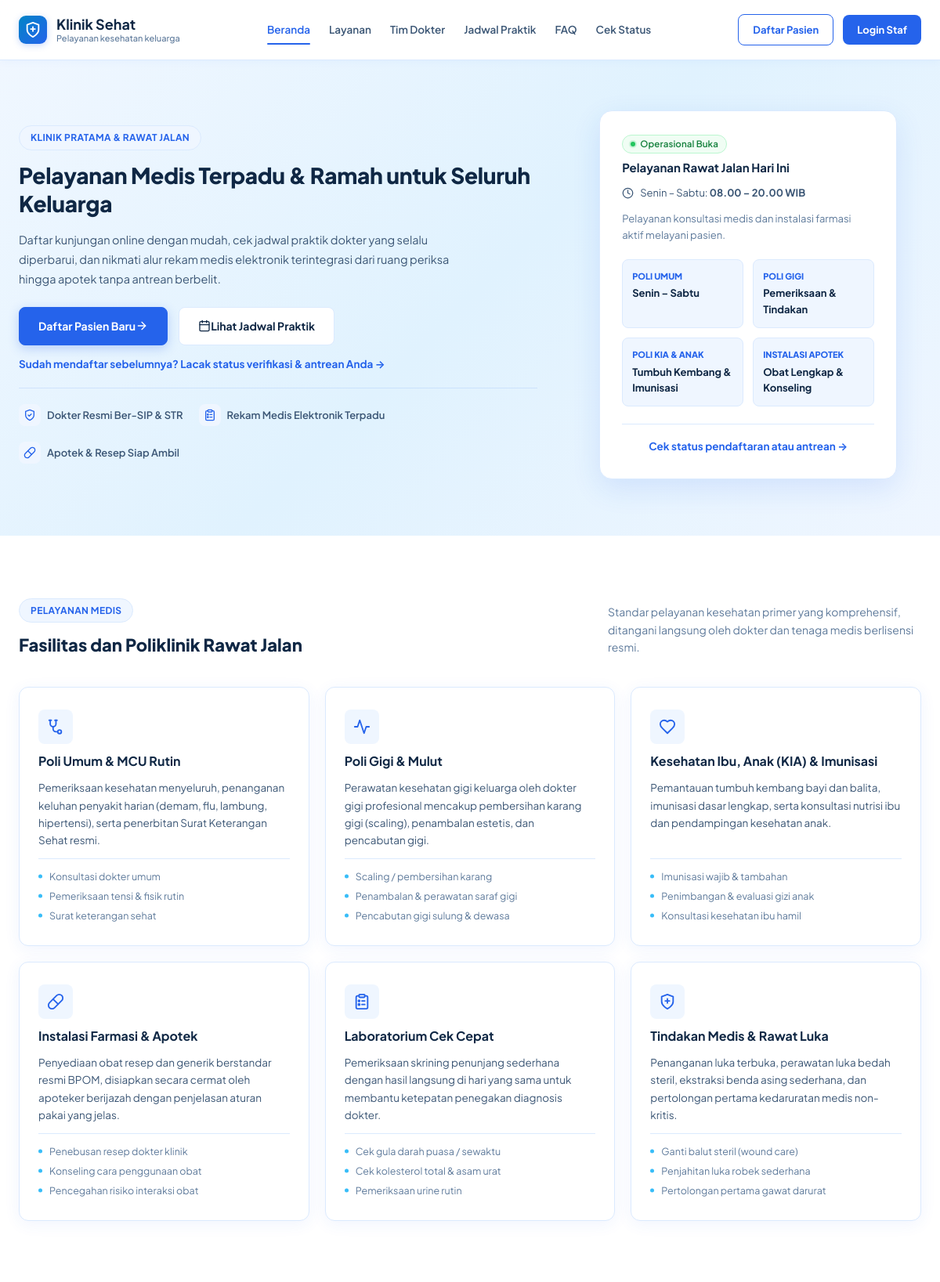
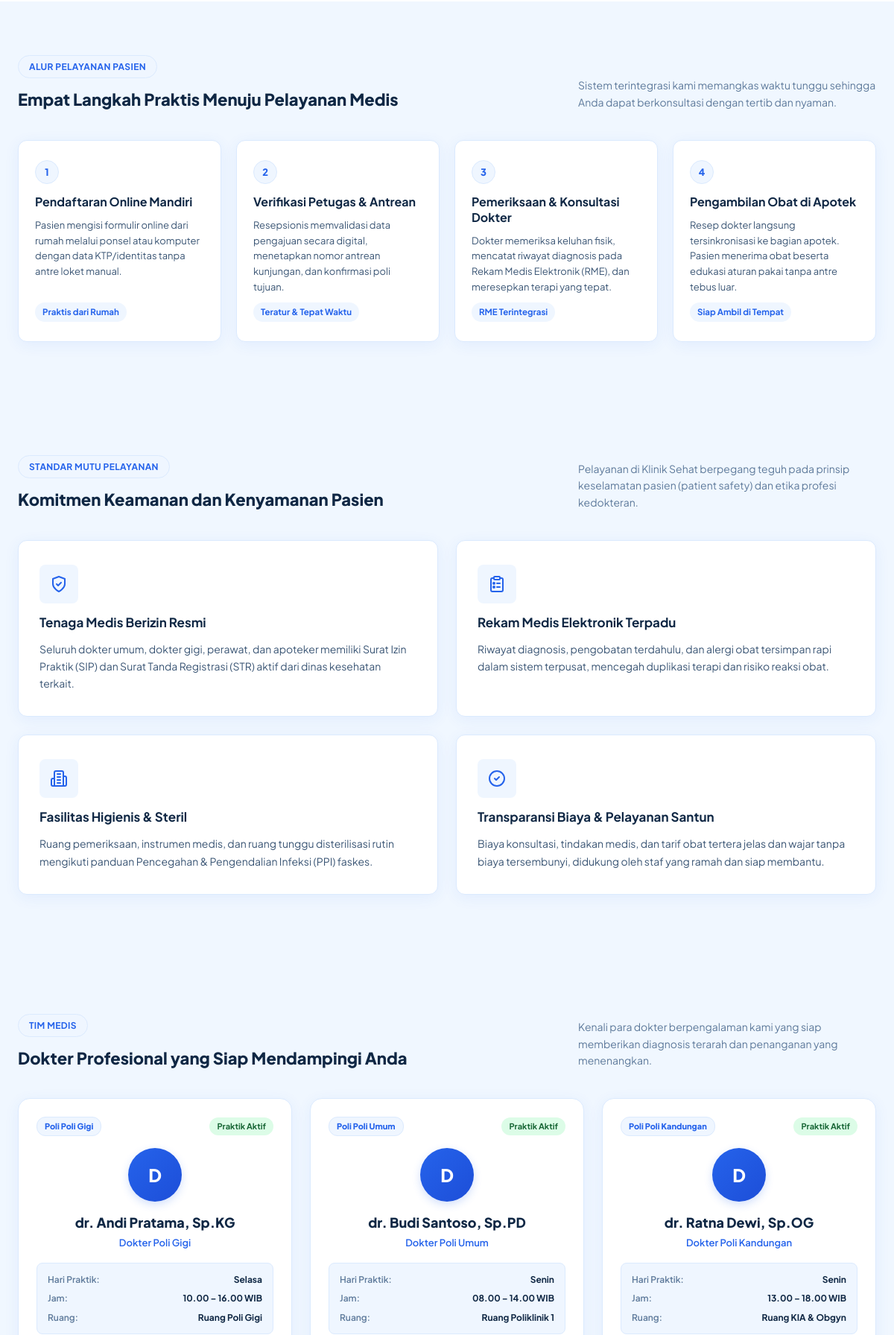
The page / (upper part) on the database its author committed (2 pictures, top to bottom).
### tables this page shows
CREATE TABLE jadwal_dokter (
    id_jadwal INT AUTO_INCREMENT PRIMARY KEY,
    id_user INT NOT NULL,
    hari ENUM('Senin', 'Selasa', 'Rabu', 'Kamis', 'Jumat', 'Sabtu', 'Minggu') NOT NULL,
    jam_mulai TIME NOT NULL,
    jam_selesai TIME NOT NULL,
    poli VARCHAR(100) NOT NULL,
    lokasi VARCHAR(150) NOT NULL DEFAULT 'Klinik Utama',
    is_active TINYINT(1) NOT NULL DEFAULT 1,
    created_at TIMESTAMP DEFAULT CURRENT_TIMESTAMP,
    FOREIGN KEY (id_user) REFERENCES users(id_user) ON DELETE CASCADE,
    INDEX idx_jadwal_hari_aktif (hari, is_active)
);

CREATE TABLE users (
    id_user INT AUTO_INCREMENT PRIMARY KEY,
    nama VARCHAR(100) NOT NULL,
    username VARCHAR(50) NOT NULL UNIQUE,
    password VARCHAR(255) NOT NULL,
    role ENUM('admin', 'resepsionis', 'dokter', 'apoteker') NOT NULL DEFAULT 'admin',
    is_active TINYINT(1) NOT NULL DEFAULT 1,
    aktif_mulai DATE NOT NULL,
    aktif_sampai DATE NOT NULL,
    created_at TIMESTAMP DEFAULT CURRENT_TIMESTAMP
);

### views/beranda/index.php (the view, shortened to what the rows shown need)
<?php
require __DIR__ . '/../layouts/public_header.php';
?>
<main>
    <section class="hero" id="beranda">
        <div class="section-shell hero-inner">
            <div class="hero-copy">
                <h1>Pelayanan Medis Terpadu &amp; Ramah untuk Seluruh Keluarga</h1>
            </div>
        </div>
    </section>
    <section class="services-section" id="layanan">
        <div class="section-shell">
            <div class="section-heading">
                <div>
                    <h2>Fasilitas dan Poliklinik Rawat Jalan</h2>
                </div>
            </div>
        </div>
    </section>
    <section class="medical-flow-section" id="alur">
        <div class="section-shell">
            <div class="section-heading">
                <div>
                    <h2>Empat Langkah Praktis Menuju Pelayanan Medis</h2>
                </div>
            </div>
        </div>
    </section>
    <section class="standards-section" id="standar">
        <div class="section-shell">
            <div class="section-heading">
                <div>
                    <h2>Komitmen Keamanan dan Kenyamanan Pasien</h2>
                </div>
            </div>
        </div>
    </section>
    <section class="doctor-section" id="dokter">
        <div class="section-shell">
            <div class="section-heading">
                <div>
                    <h2>Dokter Profesional yang Siap Mendampingi Anda</h2>
                </div>
            </div>
            <div class="doctor-grid">
                <?php if (!$doctorList): ?>
                    <p class="muted">Belum ada data dokter yang tersedia.</p>
                <?php else: ?>
                    <?php foreach ($doctorList as $doc): ?>
                        <article class="doctor-card">
                            <div class="doctor-card-top">
                                <span class="doctor-poli-tag">Poli <?= e(ucfirst($doc['poli'] === 'Berinunci' ? 'Umum' : $doc['poli'])) ?></span>
                                <span class="doctor-status <?= $doc['is_active'] ? 'available' : 'inactive' ?>">
                                    <?= $doc['is_active'] ? 'Praktik Aktif' : 'Nonaktif' ?>
                                </span>
                            </div>
                            <div class="doctor-avatar">
                                <span class="avatar-initial"><?= strtoupper(substr($doc['nama'], 0, 1)) ?></span>
                            </div>
                            <div class="doctor-card-body">
                                <h3 class="doctor-name"><?= e($doc['nama']) ?></h3>
                                <p class="doctor-role">Dokter <?= e(ucfirst($doc['poli'] === 'Berinunci' ? 'Umum' : $doc['poli'])) ?></p>
                                <div class="doctor-schedule-box">
                                    <div class="schedule-row">
                                        <span class="label">Hari Praktik:</span>
                                        <span class="val"><?= e($doc['hari'] === '-' ? 'Sesuai Reservasi' : $doc['hari']) ?></span>
                                    </div>
                                    <div class="schedule-row">
                                        <span class="label">Jam:</span>
                                        <span class="val"><?= e($doc['jam_mulai'] !== '-' ? $doc['jam_mulai'] . ' – ' . $doc['jam_selesai'] . ' WIB' : 'Jadwal Mengikuti Sesi') ?></span>
                                    </div>
                                    <div class="schedule-row">
                                        <span class="label">Ruang:</span>
                                        <span class="val"><?= e($doc['lokasi'] === '-' ? 'Ruang Pemeriksaan 1' : $doc['lokasi']) ?></span>
                                    </div>
                                </div>
                            </div>
                        </article>
                    <?php endforeach; ?>
                <?php endif; ?>
            </div>
        </div>
    </section>
</main>
<?php require __DIR__ . '/../layouts/public_footer.php'; ?>

### rows shown on the page
jadwal_dokter: poli "Poli Gigi", nama "D", nama "dr. Andi Pratama, Sp.KG", hari "Selasa", jam_selesai "10.00 – 16.00 WIB", lokasi "Ruang Poli Gigi"
jadwal_dokter: poli "Poli Umum", is_active "Praktik Aktif", id_user.nama "D", id_user.nama "dr. Budi Santoso, Sp.PD", hari "Senin", jam_selesai "08.00 – 14.00 WIB", lokasi "Ruang Poliklinik 1"
jadwal_dokter: poli "Poli Kandungan", is_active "Praktik Aktif", id_user.nama "D", id_user.nama "dr. Ratna Dewi, Sp.OG", hari "Senin", jam_selesai "13.00 – 18.00 WIB", lokasi "Ruang KIA & Obgyn"
